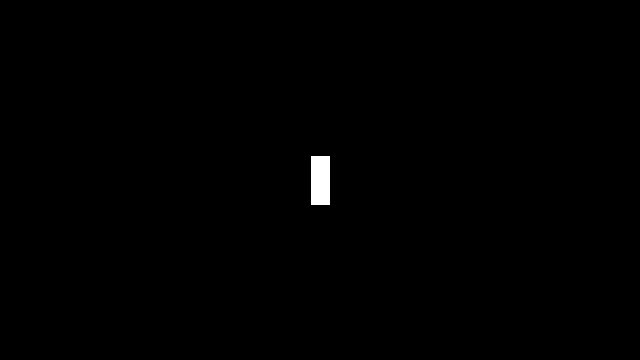
Frame 1 (no input)
Frame 60 (the mouse pressed at the canvas centre just before this capture): identical to frame 1, image omitted
Frame 120 (the mouse held since frame 60 and released just before this capture): identical to frame 1, image omitted

The Processing sketch that drew this single still picture (run headless with seeded random() and noise(); from frame 60 on, the mouse is pressed at the canvas centre):

// Processing sketch: ex10_driving_car_vectors
// ── ex10_driving_car_vectors.pde
/*
  Exercise 10 - Driving a Car with Vectors.
  
  Create a simulation of a car that accelerates when you press 
  the up key and brakes when you press the down key.
*/
float x_acc = 0, y_acc = 0, a = 0.1;
Car c;

void setup() {
  size(640,360);
  c = new Car();
}

void draw() {
  background(0);
  c.update(x_acc, y_acc);
  c.checkEdges();
  c.show();
}

void keyPressed() {
  if(key == CODED) {
    if(keyCode == UP) {
      println("UP");
      y_acc -= a;
    } else if(keyCode == DOWN) {
      println("DOWN");
      y_acc += a;
    } else if(keyCode == LEFT) {
      println("LEFT");
      x_acc -= a;
    } else if(keyCode == RIGHT) {
      println("RIGHT");
      x_acc += a;
    }
  } else if (key == 'b') {
     x_acc = 0;
     y_acc = 0;
  }
}

// ── Car.pde
class Car {
  PVector loc, vel, acc;
  float topSpeed = 10;

  Car() {
    loc = new PVector(width/2, height/2);
    vel = new PVector(0, 0);
    acc = new PVector(0, 0);
  }

  void update(float x_acc, float y_acc) {

    acc.x = x_acc;
    acc.y = y_acc;  
    vel.add(acc);
    vel.limit(topSpeed);
    loc.add(vel);
  }

  void checkEdges() {
    if (loc.x > width) {
      loc.x = 0;
    } else if (loc.x < 0) {
      loc.x = width;
    } else if (loc.y > height) {
      loc.y = 0;
    } else if (loc.y < 0) {
      loc.y = height;
    }
  }

  void show() {
    fill(255);
    rectMode(CENTER);
    rect(loc.x, loc.y, 20, 50);
  }
}
